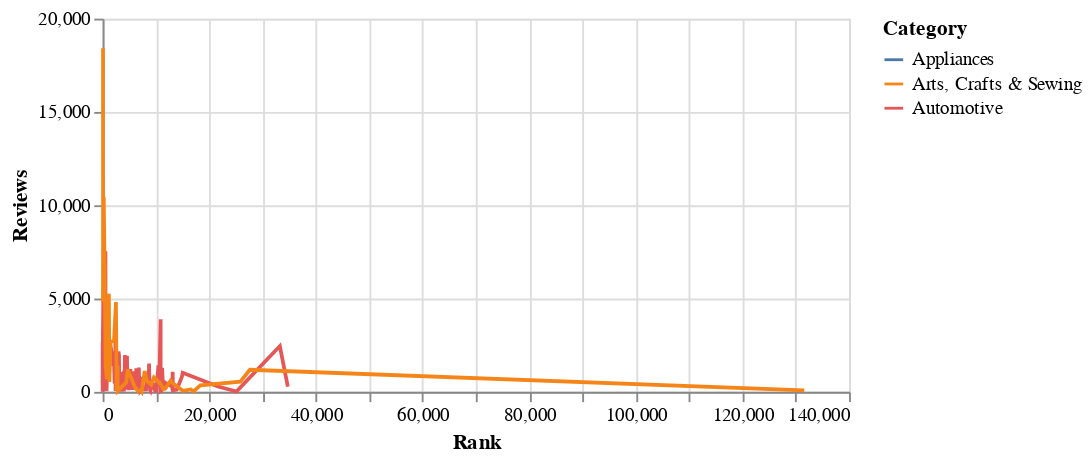

The notebook cell this image was saved under:
### Code cell
plot_product_line = alt.Chart(df).mark_line().encode(
    x='Rank',
    y='Reviews:Q',
    color= 'Category:N', 
    tooltip=['Sellers', 'LQS', 'Reviews', 'Rank', 'Fees', 'Net', 'Est_Monthly_Sales','Est_Monthly_Revenue', 'Category', 'Product_Name']
).properties(width=400, height=200)

plot_product_line

### Figure 1 — Vega-Lite specification as saved in the notebook (floating-point values rounded to 4 significant figures; data arrays with more than 128 entries replaced by an {"elided": "..."} marker saying what was removed)
{"config": {"view": {"continuousWidth": 400, "continuousHeight": 300}}, "data": {"name": "data-3b50b4528fbbed95e419cc83c04ee38b"}, "mark": "line", "encoding": {"color": {"type": "nominal", "field": "Category"}, "tooltip": [{"type": "quantitative", "field": "Sellers"}, {"type": "quantitative", "field": "LQS"}, {"type": "quantitative", "field": "Reviews"}, {"type": "quantitative", "field": "Rank"}, {"type": "quantitative", "field": "Fees"}, {"type": "quantitative", "field": "Net"}, {"type": "quantitative", "field": "Est_Monthly_Sales"}, {"type": "quantitative", "field": "Est_Monthly_Revenue"}, {"type": "nominal", "field": "Category"}, {"type": "nominal", "field": "Product_Name"}], "x": {"type": "quantitative", "field": "Rank"}, "y": {"type": "quantitative", "field": "Reviews"}}, "height": 200, "width": 400, "$schema": "https://vega.github.io/schema/vega-lite/v4.8.1.json", "datasets": {"data-3b50b4528fbbed95e419cc83c04ee38b": {"elided": "206 records"}}}
